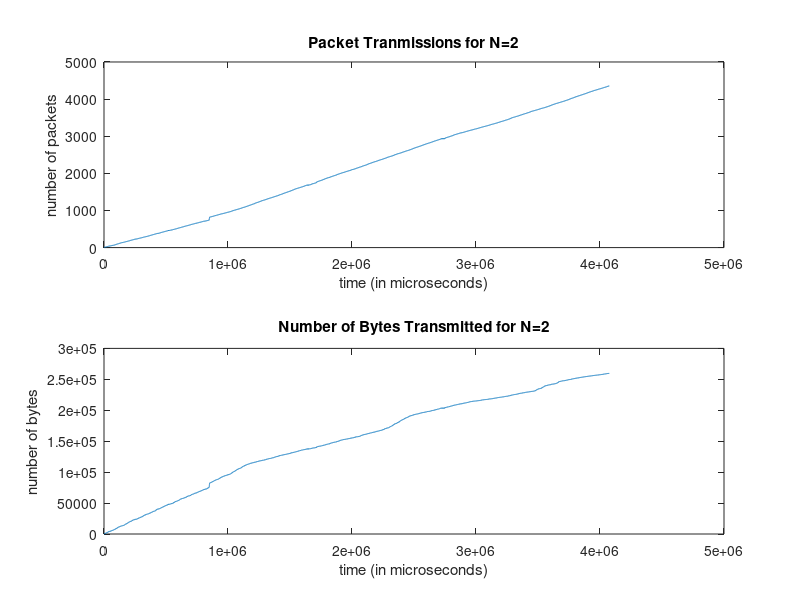

Here is the MATLAB script that generated this plot:
clc;clear all;
%%%%%%%%%%%%%%%%%%%%%%%%%%%%%%%%%%%%%%%%%%%%%%%%%%%%%%%%%%%%%%%%%%%
%Reading data from a file
%Note that time is in micro seconds and packetsize is in Bytes
%%%%%%%%%%%%%%%%%%%%%%%%%%%%%%%%%%%%%%%%%%%%%%%%%%%%%%%%%%%%%%%%%%%
close all;
clearvars;
size = 5000;

%............. sink output1
[packet_no_p, packetsize_p, arrival_time] = textread('output_sink3.txt', '%f %f %f');

%plot number of packet transmissions on a time scale of 10 ms per data
%point
%for number of packet transmissions, we don't care about the packet size
%just the fact that a packet comes in at arrival_time(i)
figure(1);
subplot(2,1,1);
plot(cumsum(arrival_time), packet_no_p);
title('Packet Tranmissions for N=2');
xlabel('time (in microseconds)');
ylabel('number of packets');
%plot number of transmitted bytes on a time scale of 10 ms per data point
subplot(2,1,2);
plot(cumsum(arrival_time), cumsum(packetsize_p));
title('Number of Bytes Transmitted for N=2');
ylabel('number of bytes');
xlabel('time (in microseconds)');

